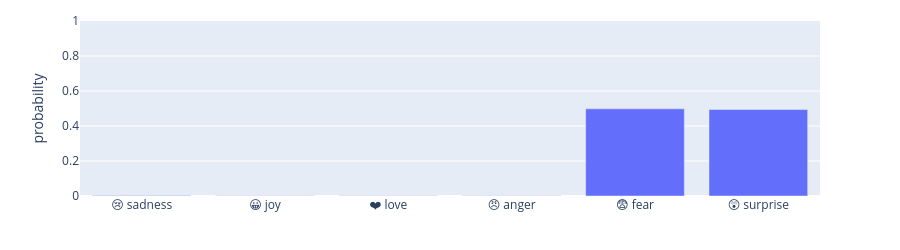

Write notebook code for a chart like this one.
### Markdown cell above
### Q4 *(6 marks)* — Explaining an ambiguous tweet
1. Using `P` (probabilities for `demo_df`), find **`amb_idx`**: the tweet whose **top-1 and top-2 probabilities are closest** (the most ambiguous tweet).
2. Show its probabilities with `prob_bars(...)`.
3. Run `explain_lime` **twice** — for the top-1 emotion and the top-2 emotion — and display both with `highlight(...)`.

<details><summary>🔑 <b>Hint</b> (click to open)</summary>

<code>S = np.sort(P, axis=1)</code> → gap = <code>S[:, -1] - S[:, -2]</code> → <code>amb_idx = int(np.argmin(gap))</code>. Top-2 labels: <code>np.argsort(-P[amb_idx])[:2]</code>.
</details>

### Code cell
# ✏️ Q4 — YOUR CODE HERE
# 1. most ambiguous tweet = smallest gap between top-1 and top-2 probability
S = np.sort(P, axis=1)
gap = S[:, -1] - S[:, -2]
amb_idx = int(np.argmin(gap))
amb_text = demo_df.text[amb_idx]
top1, top2 = [int(c) for c in np.argsort(-P[amb_idx])[:2]]
print(f"Tweet #{amb_idx} (true label: {EMOTIONS[demo_df.label[amb_idx]]}): {amb_text!r}")
print(f"top-1 = {EMOTIONS[top1]} ({P[amb_idx, top1]:.3f}) | top-2 = {EMOTIONS[top2]} ({P[amb_idx, top2]:.3f}) | gap = {gap[amb_idx]:.4f}")

# 2. probabilities
prob_bars(P[amb_idx]).show()

# 3. LIME for both emotions
for lab in (top1, top2):
    r = explain_lime(amb_text, lab, num_features=len(amb_text.split()), num_samples=1000)
    display(HTML(highlight(r["words"], r["scores"], f"LIME → {EMO_EMOJI[EMOTIONS[lab]]} {EMOTIONS[lab]}", f"R² = {r['r2']:.2f}")))
    print(EMOTIONS[lab], "->", {str(w): round(float(v), 3) for w, v in sorted(r["weights"].items(), key=lambda kv: -abs(kv[1]))[:6]})

### Figure 1 — Plotly figure (JSON) as saved in the notebook; plotly's stock layout.template omitted (floating-point values rounded to 4 significant figures)
{"data": [{"hovertemplate": "=%{x}<br>probability=%{y}<extra></extra>", "legendgroup": "", "marker": {"color": "#636efa", "pattern": {"shape": ""}}, "name": "", "orientation": "v", "showlegend": false, "textposition": "auto", "type": "bar", "x": ["😢 sadness", "😀 joy", "❤️ love", "😠 anger", "😨 fear", "😲 surprise"], "xaxis": "x", "y": [0.002968, 0.001526, 0.001893, 0.001094, 0.4982, 0.4943], "yaxis": "y"}], "layout": {"barmode": "relative", "height": 250, "legend": {"tracegroupgap": 0}, "margin": {"b": 20, "t": 20}, "xaxis": {"anchor": "y", "domain": [0.0, 1.0], "title": {"text": ""}}, "yaxis": {"anchor": "x", "domain": [0.0, 1.0], "range": [0, 1], "title": {"text": "probability"}}}}
